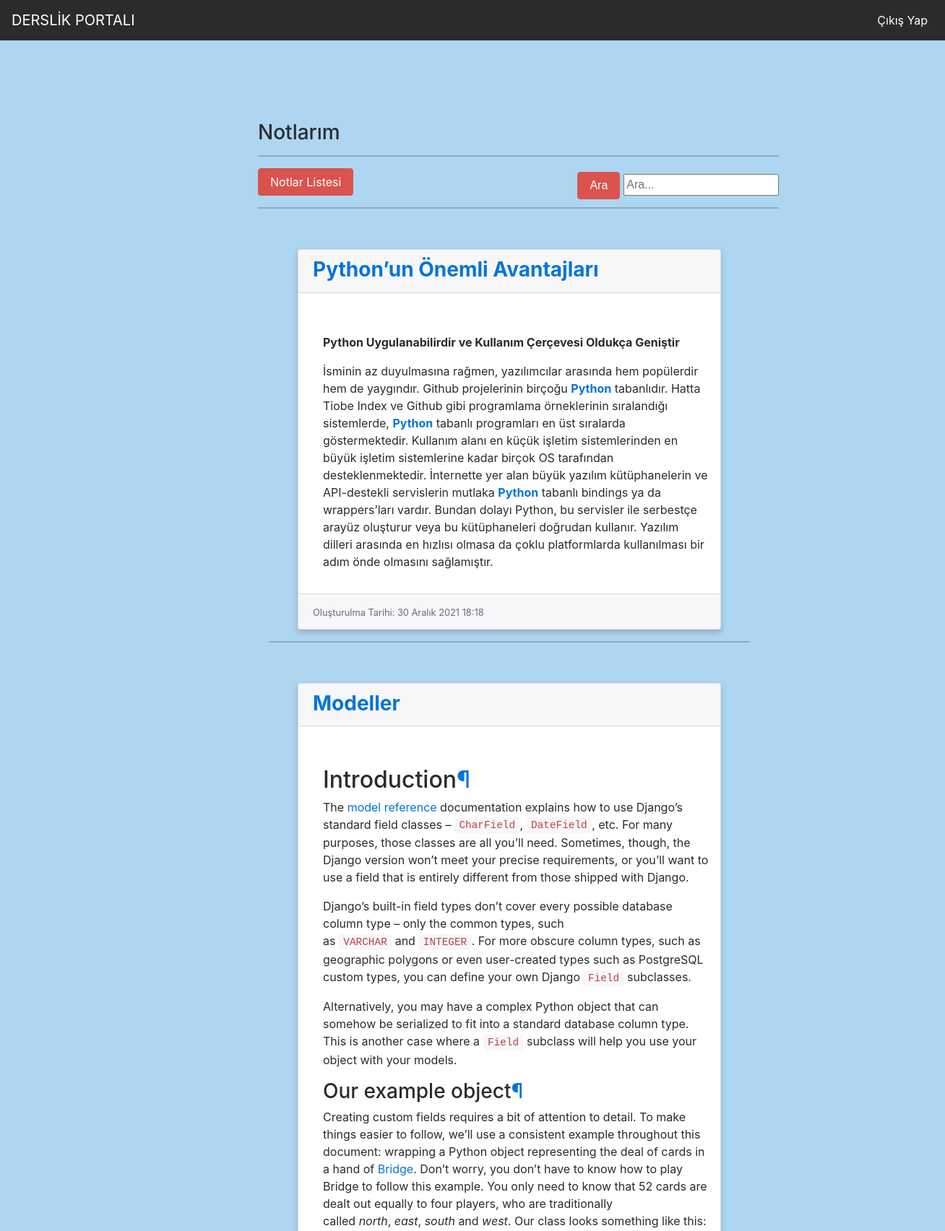
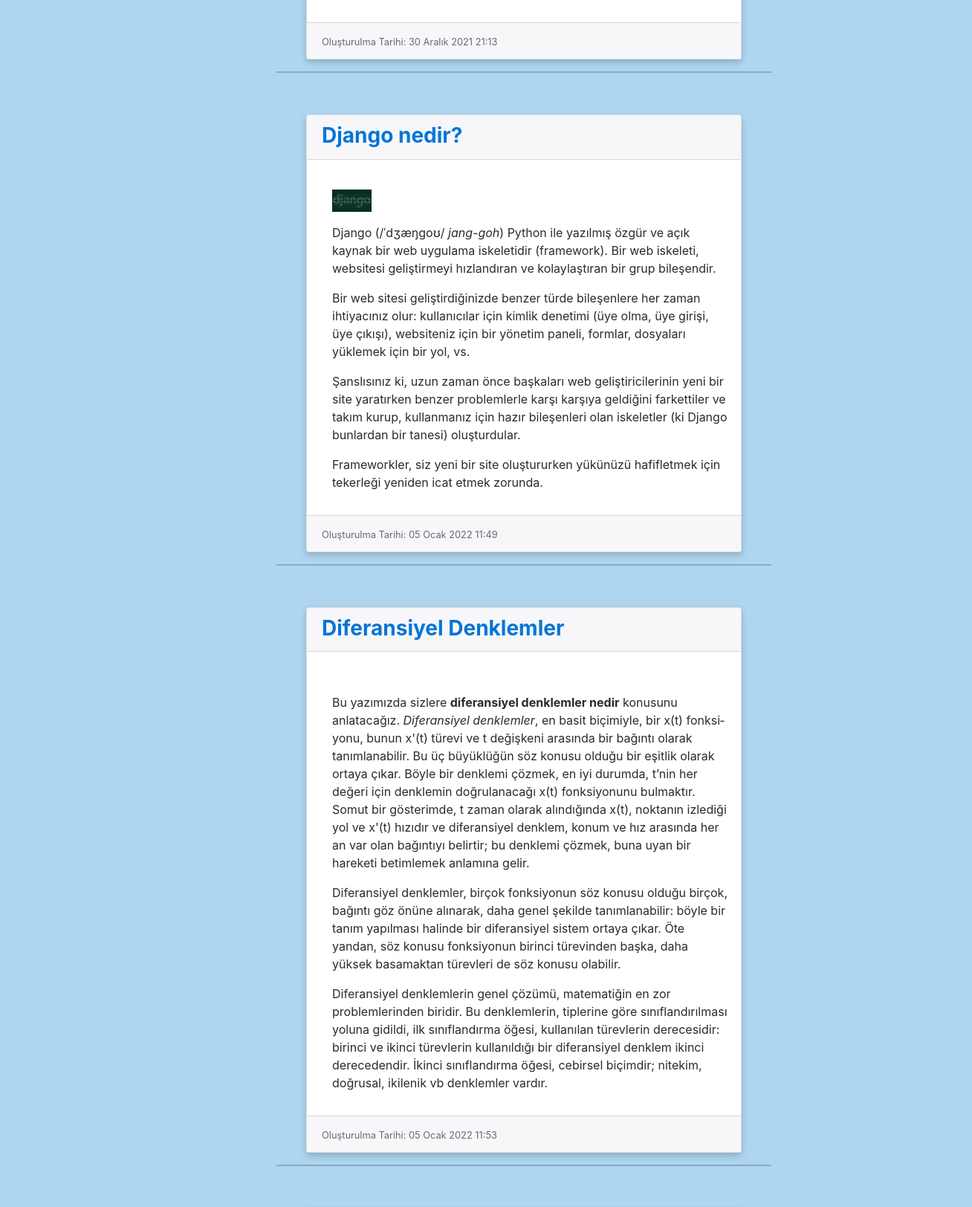
Screenshot of /notes/ (signed in, upper part) with the database file from the repository (2 pictures, top to bottom).
### note/models.py (models this page shows, shortened)
class Note(models.Model):
    author = models.ForeignKey("auth.User", on_delete = models.CASCADE)
    title = models.CharField(max_length = 50, verbose_name = "Başlık")
    content = RichTextField(verbose_name = "İçerik")
    created_date = models.DateTimeField(auto_now_add = True, verbose_name = "Oluşturulma Tarihi")
    note_image = models.FileField(blank = True, null = True, verbose_name = "Fotoğraf Ekle")

### note/views.py (the view)
# urls.py: path('', views.notes, name = "notes"),
def notes(request):
    keyword = request.GET.get("keyword")
    if keyword:
        notes = Note.objects.filter(title__contains = keyword)
        return render(request, "notes.html", {"notes" : notes})
    notes = Note.objects.filter(author = request.user)
    return render(request, "notes.html", {"notes" : notes})

### templates/notes.html (shortened to what this page needs)
{% extends "layout.html" %}
{% block body %}
<div class="row">
    <div class="col-md-7 offset-md-3">
        <br><br><br><br>
        <h3 style="text-align:left">Notlarım<h3>
        <hr>
    </div>
</div>
<div class="row">
    <div class="col-md-7 offset-md-3">
        <form>
            <a href = "/notes/mynotes" class = "btn btn-danger ">Notlar Listesi</a>
            <input type="text" name = "keyword" class="input-sm float-right" style="margin-top:8px" maxlength="64" placeholder="Ara...">
            <button type="submit" class="btn btn-danger float-right " style="margin:5px">Ara</button>
            <hr>
        </form>
    </div>
</div>
{% if notes %}
{% for note in notes %}
<div class="row">
    <div class="col-md-10 offset-md-3">
        <div class="col-lg-8">
            <div class="card">
            <div class="card-header">
                <a href = "{% url 'note:detail' note.id %}"><h3 class="fw-bolder mb-1">{{note.title}}</h3></a>
            </div>
            <div class="card-body" style="margin-left:18px">
            <br>
                {% if note.note_image %}
                <a href="{{note.note_image.url}}" target="_blank">
                  <img src="{{note.note_image.url}}" alt="Lights" style="width:10%">
                </a>
                {% endif %}
                <p class="card-text">{{note.content|safe}}</p>
            </div>
            <div class="card-footer">
                <small class="text-muted">Oluşturulma Tarihi: {{note.created_date}}</small>
                </div>
            </div>
            <hr>
        </div>
    </div>
</div>
{% endfor %}
{% endif %}
{% endblock body %}

### static/css/main.css (style rules this page uses)
.card { min-width: 0; background-color: #fff; background-clip: border-box; border: 1px solid rgba(0,0,0,.125); border-radius: 0.25rem; box-shadow: 0 4px 8px 0 rgba(0,0,0,0.2); transition: 0.3s; margin: 40px 40px 0 40px; }
body { max-width: 100%; overflow-x: hidden; height: 100%; width: 100%; padding-left: 20px; }
body { overflow-x: hidden; background-repeat: no-repeat; }

### static/css/style.css (style rules this page uses)
button { cursor: pointer; background: transparent; padding: 0; border: none; margin: 0; outline: none; }

### templates/notes.html (style rules this page uses)
body { background-color: #AED6F1; }

### rows the page displays
Note: title "Python’un Önemli Avantajları", content "Python Uygulanabilirdir ve Kullanım Çerçevesi Oldukça Geniştir İsminin az duyulmasına rağmen, yazılımcılar arasında hem popülerdir hem de yaygındır. Github projelerinin birçoğu Python tabanlıdır. Hatta Tiobe Index ve Github gibi programlama örneklerinin sıralandığı sistemlerde, Python tabanlı programları en üst sıralarda göstermektedir. Kullanım alanı en küçük işletim sistemlerinden en büyük işletim sistemlerine kadar birçok OS tarafından desteklenmektedir. İnternette yer alan büyük yazılım kütüphanelerin ve API-destekli servislerin mutlaka Python tabanlı bindings ya da wrappers’ları vardır. Bundan dolayı Python, bu servisler ile serbestçe arayüz oluşturur veya bu kütüphaneleri doğrudan…", created_date "30 Aralık 2021 18:18"
Note: title "Modeller", content "Introduction ¶ The model reference documentation explains how to use Django’s standard field classes – CharField , DateField , etc. For many purposes, those classes are all you’ll need. Sometimes, though, the Django version won’t meet your precise requirements, or you’ll want to use a field that is entirely different from those shipped with Django. Django’s built-in field types don’t cover every possible database column type – only the common types, such as VARCHAR and INTEGER . For more obscure column types, such as geographic polygons or even user-created types such as PostgreSQL custom types, you can define your own Django Field subclasses. Alternatively, you may have a complex Python…", created_date "30 Aralık 2021 21:13"
Note: title "Django nedir?", note_image (picture), content "Django (/ˈdʒæŋɡoʊ/ jang-goh ) Python ile yazılmış özgür ve açık kaynak bir web uygulama iskeletidir (framework). Bir web iskeleti, websitesi geliştirmeyi hızlandıran ve kolaylaştıran bir grup bileşendir. Bir web sitesi geliştirdiğinizde benzer türde bileşenlere her zaman ihtiyacınız olur: kullanıcılar için kimlik denetimi (üye olma, üye girişi, üye çıkışı), websiteniz için bir yönetim paneli, formlar, dosyaları yüklemek için bir yol, vs. Şanslısınız ki, uzun zaman önce başkaları web geliştiricilerinin yeni bir site yaratırken benzer problemlerle karşı karşıya geldiğini farkettiler ve takım kurup, kullanmanız için hazır bileşenleri olan iskeletler (ki Django bunlardan bir tanesi)…", created_date "05 Ocak 2022 11:49"
Note: title "Diferansiyel Denklemler", content "Bu yazımızda sizlere diferansiyel denklemler nedir konusunu anlatacağız. Diferansiyel denklemler , en basit biçimiyle, bir x(t) fonksi­yonu, bunun x'(t) türevi ve t değişkeni arasında bir bağıntı olarak tanımlanabi­lir. Bu üç büyüklüğün söz konusu oldu­ğu bir eşitlik olarak ortaya çıkar. Böyle bir denklemi çözmek, en iyi durumda, t’nin her değeri için denklemin doğrulanacağı x(t) fonksiyonunu bulmaktır. Somut bir gösterimde, t zaman olarak alındığında x(t), noktanın izlediği yol ve x'(t) hızıdır ve diferansiyel denklem, konum ve hız arasında her an var olan bağıntıyı belirtir; bu denklemi çözmek, buna uyan bir hareketi betimlemek an­lamına gelir. Diferansiyel denklemler, birçok fonk­siyonun…", created_date "05 Ocak 2022 11:53"
